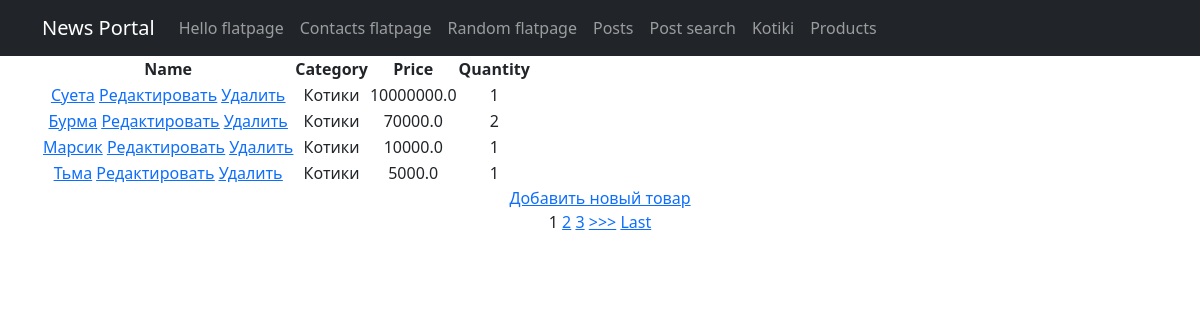
Screenshot of /products/ with the database file from the repository.
### simpleapp/models.py (models this page shows, shortened)
class Product(models.Model):
    name = models.CharField(max_length=200)  # имя товара
    description = models.TextField()
    quantity = models.IntegerField(
        validators=[MinValueValidator(0, 'Quantity should be >= 0')])  # количество товара на складе
    category = models.ForeignKey('Category', on_delete=models.CASCADE)
    price = models.FloatField(default=0.0)

class Category(models.Model):
    name = models.CharField(max_length=200)

### simpleapp/views.py (the view)
# urls.py: path('', Products.as_view()),
class Products(ListView):
    model = Product
    template_name = 'simpleapp/product_list.html'
    context_object_name = 'products'
    ordering = ['-price']
    paginate_by = 1
    def get_context_data(self, **kwargs):
        context = super().get_context_data(**kwargs)
        context['filter'] = ProductFilter(self.request.GET, queryset=self.get_queryset())
        return context

### templates/simpleapp/product_list.html (shortened to what this page needs)
{% extends 'flatpages/default.html' %}
{% block content %}
<table>
    <thead>
        <th>
            Name
        </th>
        <th>
            Category
        </th>
        <th>
            Price
        </th>
        <th>
            Quantity
        </th>
    </thead>
    {% for product in filter.qs %}
    <tr>
        <td>
            <a href="{% url 'product_detail' product.id %}">{{ product.name|title }}</a>
            <a href="{% url 'product_update' product.id %}"><u>Редактировать</u></a>
            <a href="{% url 'product_delete' product.id %}"><u> Удалить </u></a>
        </td>
        <td>
            {{ product.category.name|title }}
        </td>
        <td>
            {{ product.price }}
        </td>
        <td>
            {{ product.quantity }}
        </td>
    </tr>
    {% endfor %}
</table>
<a href="{% url 'product_create' %}">Добавить новый товар</a> <br>
{% if is_paginated %}
    {% for num in page_obj.paginator.page_range %}
        {% if page_obj.number == num %}
            <a>{{ num }}</a>
        {% elif num > page_obj.number|add:'-3' and num < page_obj.number|add:'3' %}
            <a href="?page={{ num }}">{{ num }}</a>
        {% endif %}
    {% endfor %}
    {% if page_obj.has_next %}
        <a href="?page={{ page_obj.next_page_number }}">>>></a>
        <a href="?page={{ page_obj.paginator.num_pages }}">Last</a>
    {% endif %}
{% endif %}
<br>
{% endblock content %}

### rows the page displays
Product: name "Суета", category.name "Котики", price "10000000.0", quantity "1"
Product: name "Бурма", category.name "Котики", price "70000.0", quantity "2"
Product: name "Марсик", category.name "Котики", price "10000.0", quantity "1"
Product: name "Тьма", category.name "Котики", price "5000.0", quantity "1"

### other values shown
{{ num }} "1"
{{ num }} "2" "3"
